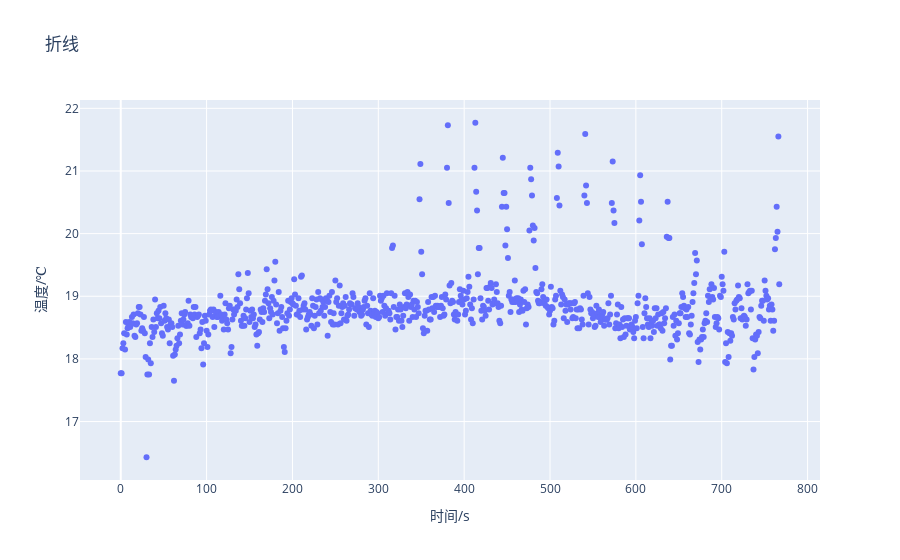

Notebook cell for this chart:
### Code cell
# 1 折线图数据
# trace1 - 基本格式
# trace2 - 更多参数
import plotly.graph_objects as go
from plotly.offline import iplot
# trace1 = go.Scatter(
#     x = y1,
#     y = x1,
# )
trace1 = go.Scatter(
    x = y1,
    y = x2,
    mode = 'markers', # 模式：lines 线，markers 点。可用“+”相连
    name = 'line2', # 折线名，显示于图例
    connectgaps = True) # 连接缺失点两端 默认False
line = dict(
        color = ('rgb(205, 12, 24)'), # 颜色
        width = 4, #线宽
        dash = 'dash') # 虚线： dash 一一，dot ···，dashdot 一·一

# 2 打包数据
data = [trace1]

# 3 格式
layout = dict(title = '折线',
              xaxis = dict(title = '时间/s'), # 横轴坐标
              yaxis = dict(title = '温度/℃'), # 总轴坐标
              legend=dict(x=1.1,y=1) # 图例位置 
              )

# 4 打包数据+格式
fig = dict(data=data, layout=layout)

# 5 画图
iplot(fig, filename='styled-line')

### Figure 1 — Plotly figure (JSON) as saved in the notebook; plotly's stock layout.template omitted (floating-point values rounded to 4 significant figures; data arrays with more than 128 entries replaced by an {"elided": "..."} marker saying what was removed)
{"data": [{"connectgaps": true, "mode": "markers", "name": "line2", "type": "scatter", "x": {"elided": "768 int values"}, "y": {"elided": "768 float values"}}], "layout": {"legend": {"x": 1.1, "y": 1}, "title": {"text": "折线"}, "xaxis": {"title": {"text": "时间/s"}}, "yaxis": {"title": {"text": "温度/℃"}}}}
